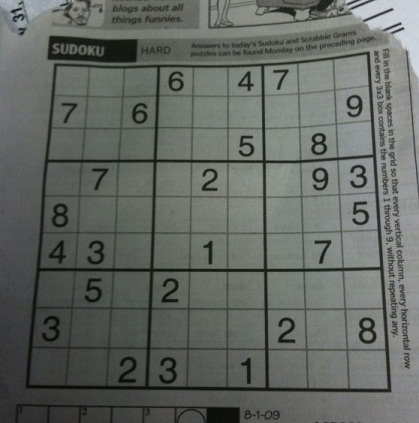
#> input picture notebooks/sudoku_grid.png, 419 x 423 px
$ jupyter execute edge_detection_2.ipynb
#> lines starting #> are read from the running program, lines starting #| are printed output that depends on the picture; long printed decimals are rounded
# Edge detection: filtre de Sobel, filtre de Canny et la transformée de Hough

## Filtre de Sobel
[*vidéo intéressante de computerphile*](https://www.youtube.com/watch?v=uihBwtPIBxM)\
La détection des bords par la méthode de Sobel s'appuie sur 2 filtres:
$$
\mathbf{G_x}
=
\begin{bmatrix}
-1 & 0 & 1 \\
-2 & 0 & 2 \\
-1 & 0 & 1
\end{bmatrix}
$$
pour la détection des bords suivant la direction$x$, et

$$
\mathbf{G_y}
=
\begin{bmatrix}
-1 & -2 & -1 \\
 0 &  0 &  0 \\
 1 &  2 &  1
\end{bmatrix}
$$
pour la direction $y$.

Prenons une image d'une grille de sudoku:\

[cell 1]
import numpy as np
import cv2
from scipy.signal import convolve2d
import matplotlib.pyplot as plt
from PIL import Image

[cell 2]
img = Image.open('sudoku_grid.png')
#> img is the input picture: PIL image 419x423 RGB; mean R, G, B 99.4, 103.6, 98.9
imgGray = np.array(img.convert('L'), dtype='float')

[cell 3]
fig, ax = plt.subplots(1, 1, figsize=(10,10))
ax.imshow(imgGray, cmap="gray")
plt.show()

[cell 4]
# Définition des kernel Gx et Gy:
Gx = np.array([[-1, 0, 1],
               [-2, 0, 2],
               [-1, 0, 1]])
Gy = np.array([[-1, -2, -1],
               [ 0,  0,  0],
               [ 1,  2,  1]])

[cell 5]
# Observons dans un premier temps l'influence de l'application d'un flou Gaussien avant l'application du filtre de Sobel:
blur_img = cv2.GaussianBlur(imgGray, ksize=(5,5), sigmaX=3.0)

[cell 6]
# Application du filtre Gx
img_Gx = cv2.filter2D(imgGray, ddepth=-1, kernel=Gx)
blured_gauss_Gx = cv2.filter2D(blur_img, ddepth=-1, kernel=Gx)

# Application du filtre Gy
img_Gy = cv2.filter2D(imgGray, ddepth=-1, kernel=Gy)
blured_gauss_Gy = cv2.filter2D(blur_img, ddepth=-1, kernel=Gy)

[cell 7]
fig, axes = plt.subplots(2, 3, figsize=(30,20))
axes[0][0].imshow(imgGray, cmap="gray")
axes[0][1].imshow(img_Gx, cmap="gray")
axes[0][2].imshow(blured_gauss_Gx, cmap="gray")

axes[1][0].imshow(imgGray, cmap="gray")
axes[1][1].imshow(img_Gy, cmap="gray")
axes[1][2].imshow(blured_gauss_Gy, cmap="gray")

axes[0][0].set_title("Gray")
axes[0][1].set_title("Gray * Gx")
axes[0][2].set_title("Gray * Gaussian * Gx")
axes[1][0].set_title("Gray")
axes[1][1].set_title("Gray * Gy")
axes[1][2].set_title("Gray * Gaussian * Gy")

plt.show()

[cell 8]
# Amplitude du vecteur obtenue par le filtre de Sobel et celui ayant subi un floutage Gaussien et le filtre de Sobel
amplitude_sobel = np.sqrt(img_Gx**2 + img_Gy**2)
amplitude_gauss_sobel = np.sqrt(blured_gauss_Gx**2 + blured_gauss_Gy**2)

[cell 9]
fig, axes = plt.subplots(1, 3, figsize=(22,6))
g0 = axes[0].imshow(amplitude_sobel, cmap="coolwarm", vmin=0, vmax=500)
g1 = axes[1].imshow(amplitude_gauss_sobel, cmap="coolwarm", vmin=0, vmax=500)
g2 = axes[2].imshow(amplitude_sobel - amplitude_gauss_sobel, cmap="gray", vmin=0, vmax=500)

axes[0].set_title("Amplitude gray convolved with Sobel")
axes[1].set_title("Amplitude gray blured + convolved with Sobel")
axes[2].set_title("Difference")

fig.colorbar(g0, ax=axes[0])
fig.colorbar(g1, ax=axes[1])
fig.colorbar(g2, ax=axes[2])

plt.show()

Nous pouvons grossièrement voir que les bords sont plus fort dans le cas où le flou Gaussien n'est pas appliqué.

[cell 10]
fig, axes = plt.subplots(1, 3, figsize=(16,6))
g0 = axes[0].imshow(amplitude_sobel[25:150,150:250], cmap="coolwarm", vmin=0, vmax=500)
g1 = axes[1].imshow(amplitude_gauss_sobel[25:150,150:250], cmap="coolwarm", vmin=0, vmax=500)
g2 = axes[2].imshow((amplitude_sobel - amplitude_gauss_sobel)[25:150,150:250], cmap="gray", vmin=0, vmax=500)

axes[0].set_title("Amplitude gray convolved with Sobel")
axes[1].set_title("Amplitude gray blured + convolved with Sobel")
axes[2].set_title("Difference")

plt.show()

Si nous zoomons, nous pouvons voir plusieurs choses:
* Les zones correspondant au fond, par exemple les zones représentant un case de sudoku vierge, ont moins de bruit sur l'image ayant subi un flou gaussien que l'image ne l'ayant pas subi.
* Les bords des petits éléments comme les écritures au dessus de la grille sont plus estompés. Probablement dû à l'application du filtre Gaussien. Pour le confirmer nous pouvons comparer la netteté des écritures en fonction de la taille du kernel.
* Les bords de la grille sont plus diffus dans le cas de l'application du flou gaussien (observation déjà mentionnée)

[cell 11]
fig, axes = plt.subplots(1, 4, figsize=(16,8))
tmp_arr = False
for i, size in enumerate([3, 5, 7, 9]):
    blur_img = cv2.GaussianBlur(imgGray, ksize=(size,size), sigmaX=2.0)
    blured_gauss_Gx = cv2.filter2D(blur_img, ddepth=-1, kernel=Gx)
    blured_gauss_Gy = cv2.filter2D(blur_img, ddepth=-1, kernel=Gy)
    amplitude_gauss_sobel = np.sqrt(blured_gauss_Gx**2 + blured_gauss_Gy**2)

    g = axes[i].imshow(amplitude_gauss_sobel[45:75,170:250], cmap="coolwarm")
    axes[i].set_title(f"kernel size of Gaussian blur, k={size}")
#> this loop made 4 passes
#> pass 1, `amplitude_gauss_sobel = np.sqrt(blured_gauss_Gx**2 + blured_gauss_Gy**2)`:
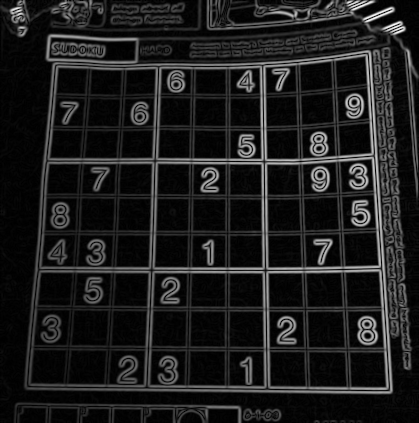
#> amplitude_gauss_sobel: shape (423, 419) float64; min 7.11e-15, max 381, mean 44.5; drawn with min black and max white

plt.show()

L'influence de la taille du kernel n'est pas très flagrante, on constate sur les bords horizontal un élargissement et un flou plus prononcé. Cela est tout de même concordant avec le fait que les petites écritures au dessus de la grille sont plus affaiblies/diluées avec la taille du kernel.

[cell 12]
# Observons dans un premier temps l'influence de l'application d'un flou Gaussien avant l'application du filtre de Sobel:
blur_img = cv2.GaussianBlur(imgGray, ksize=(9,9), sigmaX=3.0)

# Application du filtre Gx
img_Gx = cv2.filter2D(imgGray, ddepth=-1, kernel=Gx)
blured_gauss_Gx = cv2.filter2D(blur_img, ddepth=-1, kernel=Gx)
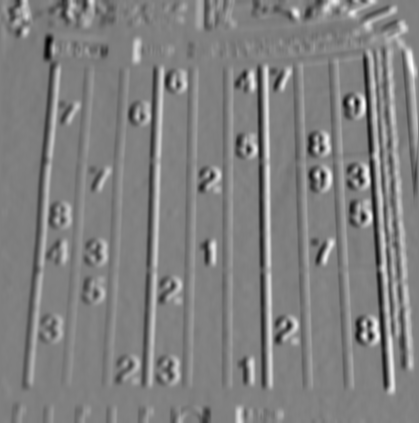
#> blured_gauss_Gx: shape (423, 419) float64; min -109.2, max 109.8, mean 1.3; drawn with min black and max white

# Application du filtre Gy
img_Gy = cv2.filter2D(imgGray, ddepth=-1, kernel=Gy)
blured_gauss_Gy = cv2.filter2D(blur_img, ddepth=-1, kernel=Gy)
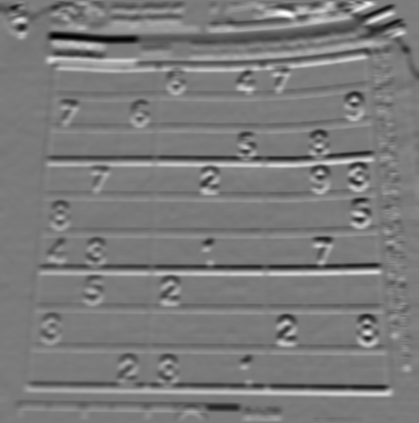
#> blured_gauss_Gy: shape (423, 419) float64; min -118, max 124.2, mean -1; drawn with min black and max white

# Angle du vecteur obtenue par le filtre de Sobel et celui ayant subi un floutage Gaussien et le filtre de Sobel
theta_sobel = np.arctan(img_Gy / (img_Gx + 1e-8)) * (180 / np.pi) + 180 * (img_Gx < 0)
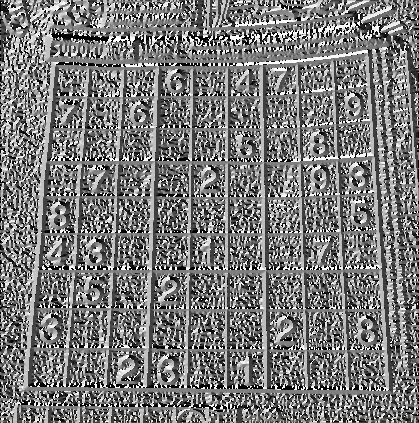
#> theta_sobel: shape (423, 419) float64; min -90, max 269.9, mean 81.2; drawn with min black and max white
theta_gauss_sobel = np.arctan(blured_gauss_Gy / (blured_gauss_Gx + 1e-10)) * (180 / np.pi) + 180 * (img_Gx < 0)
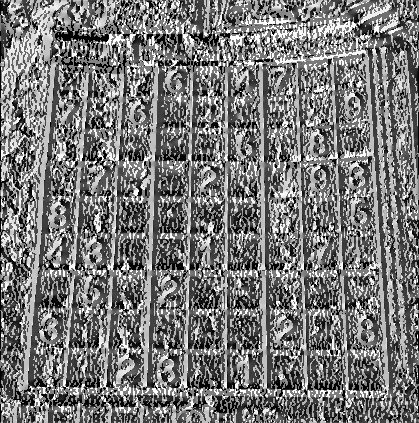
#> theta_gauss_sobel: shape (423, 419) float64; min -90, max 270, mean 79.4; drawn with min black and max white

[cell 13]
print(f"valeur minimale et maximale de theta_sobel = ({theta_sobel.min()};{theta_sobel.max()})")
#| valeur minimale et maximale de theta_sobel = (-90.000;269.852)
print(f"valeur minimale et maximale de theta_gausse_sobel = ({theta_gauss_sobel.min()};{theta_gauss_sobel.max()})")
#| valeur minimale et maximale de theta_gausse_sobel = (-90.000;269.999)

[cell 14]
fig, axes = plt.subplots(1, 3, figsize=(20,6))
g0 = axes[0].imshow(theta_sobel, cmap="coolwarm", vmin=0, vmax=359)
g1 = axes[1].imshow(theta_gauss_sobel, cmap="coolwarm", vmin=0, vmax=359)
g2 = axes[2].imshow((theta_sobel - theta_gauss_sobel), cmap="gray", vmin=0, vmax=200)

axes[0].set_title(r"$\theta$ gray convolved with Sobel")
axes[1].set_title(r"$\theta$ gray blured + convolved with Sobel")
axes[2].set_title("Difference")

fig.colorbar(g0, ax=axes[0])
fig.colorbar(g1, ax=axes[1])
fig.colorbar(g2, ax=axes[2])

plt.show()

Nous voyons que le bruit est moindre au sein de l'orientation du vecteur de Sobel quand le flou est appliquée. Néanmoins il y a beaucoup de "résidus"  dans les cases qui sont vides. De plus il semble que les lignes verti

[cell 15]
fig, axes = plt.subplots(1, 3, figsize=(20,6))
g0 = axes[0].imshow(theta_sobel[100:200,100:200], cmap="coolwarm", vmin=0, vmax=270)
g1 = axes[1].imshow(theta_gauss_sobel[100:200,100:200], cmap="coolwarm", vmin=0, vmax=270)
g2 = axes[2].imshow((theta_sobel - theta_gauss_sobel)[100:200,100:200], cmap="gray", vmin=0, vmax=200)

axes[0].set_title(r"$\theta$ gray convolved with Sobel")
axes[1].set_title(r"$\theta$ gray blured + convolved with Sobel")
axes[2].set_title("Difference")

fig.colorbar(g0, ax=axes[0])
fig.colorbar(g1, ax=axes[1])
fig.colorbar(g2, ax=axes[2])

plt.show()

Il semblerait que l'application d'un filtre de floutage Gaussien n'apporte pas une réduction du bruit de l'orientation du vecteur gradient d'intensité que la réduction du bruit au sein de l'amplitude du vecteur.

## Filtre de Canny
[*vidéo intéressante de computerphile*](https://www.youtube.com/watch?v=sRFM5IEqR2w)

L'application du détecteur de Canny se déroule en 4 étapes:
* suppression du bruit
* détermination de l'amplitude et de la direction de la résultante de l'image pour laquelle nous appliquons $G_x$ et $G_y$
* l'application d'une étape de suppression non maximale (ça fait bizarre de traduire)
* Seuillage hystherésis et analyse de connectivité

### Etape 1: Suppression du bruit
Nous avons déjà effectué une suppression du bruit via l'application d'un flou gaussien, profitons en pour essayer une autre technique ***Non Local Mean Denoising***.

[cell 16]
img = Image.open('sudoku_grid.png')
imgGray = np.array(img.convert('L'), dtype='uint8') # nous devons caster en uint8 pour que la méthode fastNlMeanDenoising prenne l'image en output sans erreur
print(f"valeur max/min de imgGray: {imgGray.max()}/{imgGray.min()}")
#| valeur max/min de imgGray: 218/5

[cell 17]
blur_img = cv2.fastNlMeansDenoising(imgGray, None, h=5., templateWindowSize=3, searchWindowSize=9)
print(f"valeur max/min de blur_img: {blur_img.max()}/{blur_img.min()}")
#| valeur max/min de blur_img: 215/8

[cell 18]
fig, ax = plt.subplots(1, 2, figsize=(20,10))
ax[0].imshow(imgGray, cmap="gray")
ax[1].imshow(blur_img, cmap="gray")
plt.show()

Cette technique semble très bien marcher !

### Etape 2: Calcul de l'amplitude et de la direction
Pour le filtre de Canny nous avons besoin également des filtres $G_x$ et $G_y$ que nous avons utilisé pour le filtre de Sobel:
$$
G_x = \begin{bmatrix} -1 & 0 & 1 \\ -2 & 0 & 2 \\ -1 & 0 & 1 \end{bmatrix}
$$

$$
G_y = \begin{bmatrix} -1 & -2 & -1 \\ 0 & 0 & 0 \\ 1 & 2 & 1 \end{bmatrix}
$$

[cell 19]
# Définition des kernel Gx et Gy:
Gx = np.array([[-1, 0, 1],
               [-2, 0, 2],
               [-1, 0, 1]])
Gy = np.array([[-1, -2, -1],
               [ 0,  0,  0],
               [ 1,  2,  1]])

[cell 20]
# Application du filtre Gx
img_Gx = cv2.filter2D(blur_img, ddepth=-1, kernel=Gx)

# Application du filtre Gy
img_Gy = cv2.filter2D(blur_img, ddepth=-1, kernel=Gy)

[cell 21]
print(f"Valeur max/min de img_Gx: {img_Gx.max()}/{img_Gy.min()}")
#| Valeur max/min de img_Gx: 255/0
print(f"Valeur max/min de img_Gy: {img_Gy.max()}/{img_Gy.min()}")
#| Valeur max/min de img_Gy: 255/0

[cell 22]
# Calcul de l'amplitude
amplitude = np.sqrt(img_Gx**2 + img_Gy**2)
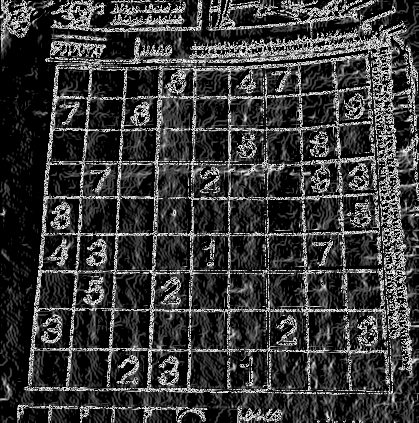
#> amplitude: shape (423, 419) float16; min 0, max 15.81, mean 3.54; drawn with min black and max white

# calcul de la direction
theta = np.arctan2(img_Gy, img_Gx) * (180 / np.pi) + 180 * (img_Gx < 0)
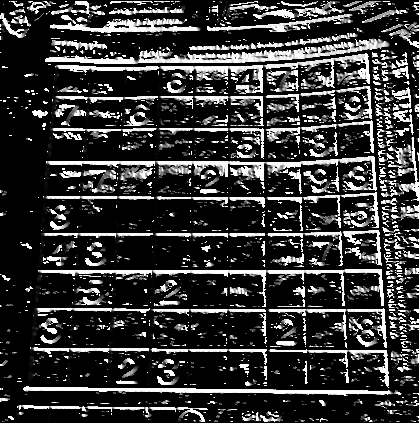
#> theta: shape (423, 419) float64; min 0, max 89.94, mean 19.7; drawn with min black and max white
print(f"Valeur max de theta: {theta.max()}")
#| Valeur max de theta: 89.9375
print(f"Valeur min de theta: {theta.min()}")
#| Valeur min de theta: 0.0

[cell 23]
fig, ax = plt.subplots(1, 2, figsize=(20,10))
g1 = ax[0].imshow(amplitude, cmap="gray")
g2 = ax[1].imshow(theta, cmap="coolwarm")

fig.colorbar(g2, ax=ax[1])
plt.show()
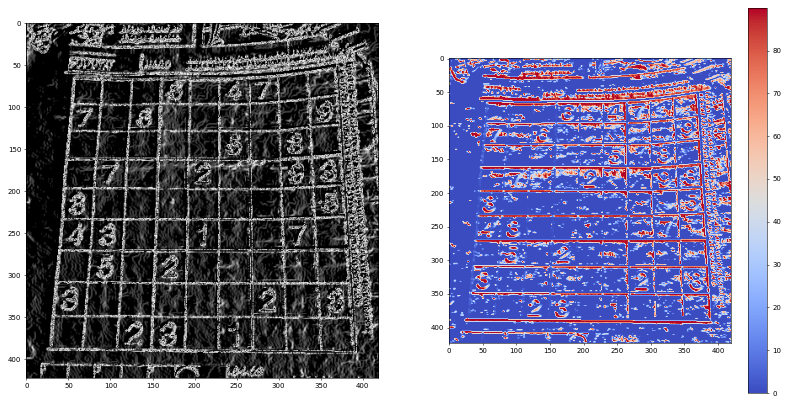
#> figure drawn by matplotlib, 3 panels

### Etape 3: Non maximal suppression gradient
Rappelons le contenue des [slides](https://drive.google.com/file/d/1nEWH_ARdkrsDkLQobdQdrg5GlQtUYZz_/view) du cours de Standford:

> *Edge occurs where gradient reaches a maxima*
> > En réfléchissant sur ces différents points, nous comprenons qu'effectivement un bord peut être représenter par les pixels ayant la valeur de gradient la plus élevée le long de la normale à ce bord (voir figure ci dessous)
> >
> >
> >
> > Sur l'image ci-dessus, le bord eut se résumer par les pixels sur lesquels la ligne rouge passe.
>
> *Suppress non-maxima gradient even if it passes threshold*
> > Cela doit être dans le cas où le thresholding hysteresis est effectué en même temps. Mais ça ne sera pas notre cas ici.
>
> *Compare current pixel vs neighbors along direction of gradient*
> > Vous l'avez probablement deviné aussi, nous avons donc besoin de l'amplitude du vecteur ET de la direction. Au sein des slides du CS 131, l'amplitude est plus ou moins appelé **DoG** pour *Difference of Gaussian* ça rappelle peut être quelque chose à certains d'entre vous lorsque vous avez fait l'exercice sur la détection des blobs ;)

Pour savoir suivant quelle direction (horizontale, verticale, diagonale montante/descendante) nous utilisons l'image des directions.
Il se peut que la valeur de direction pour le pixel en cours de traitement ne *tombe pas juste*, c'est-à-dire que nous avons des valeurs d'orientation différentes de $0°$, $45°$, $90°$, $125°$, $180°$, $225°$, $270°$, $315°$, $360°$.\
Au moins 2 solutions peuvent s'offrir à nous:
* arrondir à la direction la plus proche
* interpoler les valeurs d'amplitude un piel "avant" et "après" le long de la direction (plus chiant donc on ne le voit pas ici) comme cela est évoqué dans les [slides CS 131](https://drive.google.com/file/d/1nEWH_ARdkrsDkLQobdQdrg5GlQtUYZz_/view)

**Side note**: Non Maximal Suppression (noté *NMS*) est aussi une méthode apparaissant lorsque l'on fera de la détection d'objets afin de ne conserver la *bounding box* avec la plus grande confiance. L'idée est semblable, car dans ce cas là nous souhaitons garder que la *bounding box* la plus représentative de la détection et supprimer les autres.

De plus,
> Avoid streaking near threshold value
> * Define two thresholds: Low and High
> * If less than Low, not an edge
> * If greater than High, strong edge
> * If between Low and High, weak edge\
>   *Consider its neighbors iteratively then declare it an “edge pixel” if it is connected to an ‘strong edge pixel’ directly or via pixels between Low and High*

Une fois le *NMS* réalisé, il y aura une étape de seuillage hysthérésis et de connectivité.

[cell 24]
amplitude.dtype

[cell 25]
# fonction NMS (mon implémentation un peu faignante):
dict_kernels = {
    "0": np.array([[0., 0., 0.],[1., 1., 1.],[0., 0., 0.]]),
    "45": np.array([[0., 0., 1.],[0., 1., 0.],[1., 0., 0.]]),
    "90": np.array([[0., 1., 0.],[0., 1., 0.],[0., 1., 0.]]),
    "135": np.array([[1., 0., 0.],[0., 1., 0.],[0., 0., 1.]]),
    "180": np.array([[0., 0., 0.],[1., 1., 1.],[0., 0., 0.]]),
    "225": np.array([[0., 0., 1.],[0., 1., 0.],[1., 0., 0.]]),
    "270": np.array([[0., 1., 0.],[0., 1., 0.],[0., 1., 0.]]),
    "315": np.array([[1., 0., 0.],[0., 1., 0.],[0., 0., 1.]])
}

def nms(amplitude: np.ndarray, angle:np.ndarray):
    line, col = amplitude.shape
#> line = 423; col = 419
    amplitude_nms = np.zeros((line, col), dtype=float)
    rounded_angle = np.zeros((line, col), dtype=int)

    rounded_angle[(angle >  337.5) & (angle <= 22.5)] = 0
    rounded_angle[(angle > 22.5) & (angle <= 67.5)] = 45
    rounded_angle[(angle > 67.5) & (angle <= 112.5)] = 90
    rounded_angle[(angle > 112.5) & (angle <= 157.5)] = 135
    rounded_angle[(angle > 157.5) & (angle <= 202.5)] = 180
    rounded_angle[(angle > 202.5) & (angle <= 247.5)] = 225
    rounded_angle[(angle > 247.5) & (angle <= 292.5)] = 270
    rounded_angle[(angle > 292.5) & (angle <= 337.5)] = 315
    # Nous avons un array processé d'angle avec 8 orientations

    # Maintenant en fonction de la direction du gradient
    # nous devons regarder le pixel d'intérêt, le pixel avant et le pixel après
    # Attention ça va pas être beau à voir
    for y in range(1,line-1):
        for x in range(1,col-1):
            if rounded_angle[y][x] == 0:
                if ((amplitude[y][x] > amplitude[y][x - 1])  and (amplitude[y][x] > amplitude[y][x + 1])):
                    amplitude_nms[y][x] = amplitude[y][x]
            elif rounded_angle[y][x] == 45:
                if ((amplitude[y][x] > amplitude[y - 1][x - 1])  and (amplitude[y][x] > amplitude[y + 1][x + 1])):
                    amplitude_nms[y][x] = amplitude[y][x]
            elif rounded_angle[y][x] == 90:
                if ((amplitude[y][x] > amplitude[y - 1][x])  and (amplitude[y][x] > amplitude[y + 1][x])):
                    amplitude_nms[y][x] = amplitude[y][x]
            elif rounded_angle[y][x] == 135:
                if ((amplitude[y][x] > amplitude[y + 1][x - 1])  and (amplitude[y][x] > amplitude[y - 1][x + 1])):
                    amplitude_nms[y][x] = amplitude[y][x]
            elif rounded_angle[y][x] == 180:
                if ((amplitude[y][x] > amplitude[y][x - 1])  and (amplitude[y][x] > amplitude[y][x + 1])):
                    amplitude_nms[y][x] = amplitude[y][x]
            elif rounded_angle[y][x] == 225:
                if ((amplitude[y][x] > amplitude[y - 1][x - 1])  and (amplitude[y][x] > amplitude[y + 1][x + 1])):
                    amplitude_nms[y][x] = amplitude[y][x]
            elif rounded_angle[y][x] == 270:
                if ((amplitude[y][x] > amplitude[y - 1][x])  and (amplitude[y][x] > amplitude[y + 1][x])):
                    amplitude_nms[y][x] = amplitude[y][x]
            elif rounded_angle[y][x] == 315:
                if ((amplitude[y][x] > amplitude[y + 1][x - 1])  and (amplitude[y][x] > amplitude[y - 1][x + 1])):
                    amplitude_nms[y][x] = amplitude[y][x]
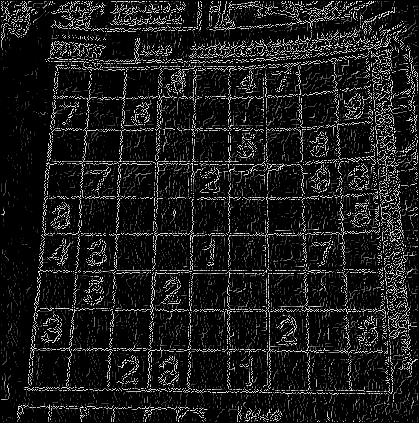
#> amplitude_nms: shape (423, 419) float64; min 0, max 15.81, mean 1.69; drawn with min black and max white

    return amplitude_nms

[cell 26]
amplitude_nms = nms(amplitude.astype('float64'), theta)

[cell 27]
fig, ax = plt.subplots(1, 2, figsize=(20,20))

g1 = ax[0].imshow(amplitude_nms, cmap="gray")
g2 = ax[1].imshow(amplitude, cmap="gray")

plt.show()

[cell 28]
def hytheresis_tresholding(arr:np.ndarray, high_treshold:float, low_treshold:float):
    hystheresis_arr = np.zeros(arr.shape)
    hystheresis_arr[arr >= high_treshold] = high_treshold
    hystheresis_arr[(arr < high_treshold) & (arr >= high_treshold)] = (high_treshold - low_treshold) / 2
    hystheresis_arr[arr < low_treshold] = 0
    return hystheresis_arr

[cell 29]
def connectivity_tresholding(arr:np.array):
    for i in range(2, arr.shape[0] - 2):
        for j in range(2, arr.shape[1] - 2):
            if (arr[i][j] == 1) and np.any(arr[i - 2 : i + 2][j - 2 : j + 2] == 2):
                arr[i][j] = 2
    return arr

[cell 30]
amplitude_max = amplitude_nms.max()
#> amplitude_max = 15.81
amplitude_min = amplitude_nms.min()
#> amplitude_min = 0

print(f"valeur max = {amplitude_max}")
#| valeur max = 15.8125
print(f"valeur max = {amplitude_min}")
#| valeur max = 0.0

[cell 31]
fig, ax = plt.subplots(1, 2, figsize=(20,20))

g1 = ax[0].imshow(amplitude_nms, cmap="gray")
g2 = ax[1].imshow(hytheresis_tresholding(amplitude_nms, high_treshold=10, low_treshold=5), cmap="gray")

plt.show()
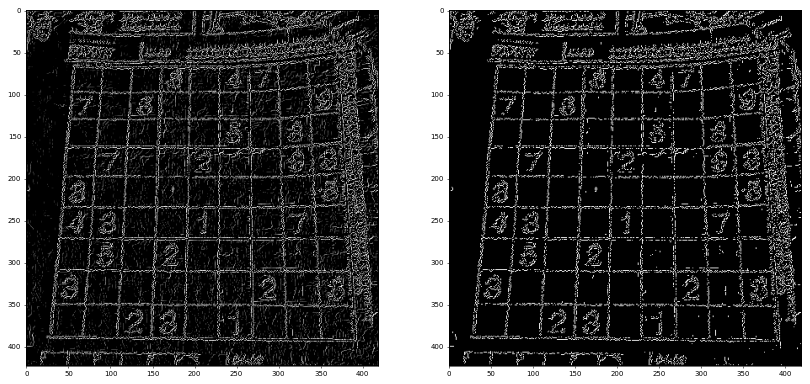
#> figure drawn by matplotlib, 2 panels
